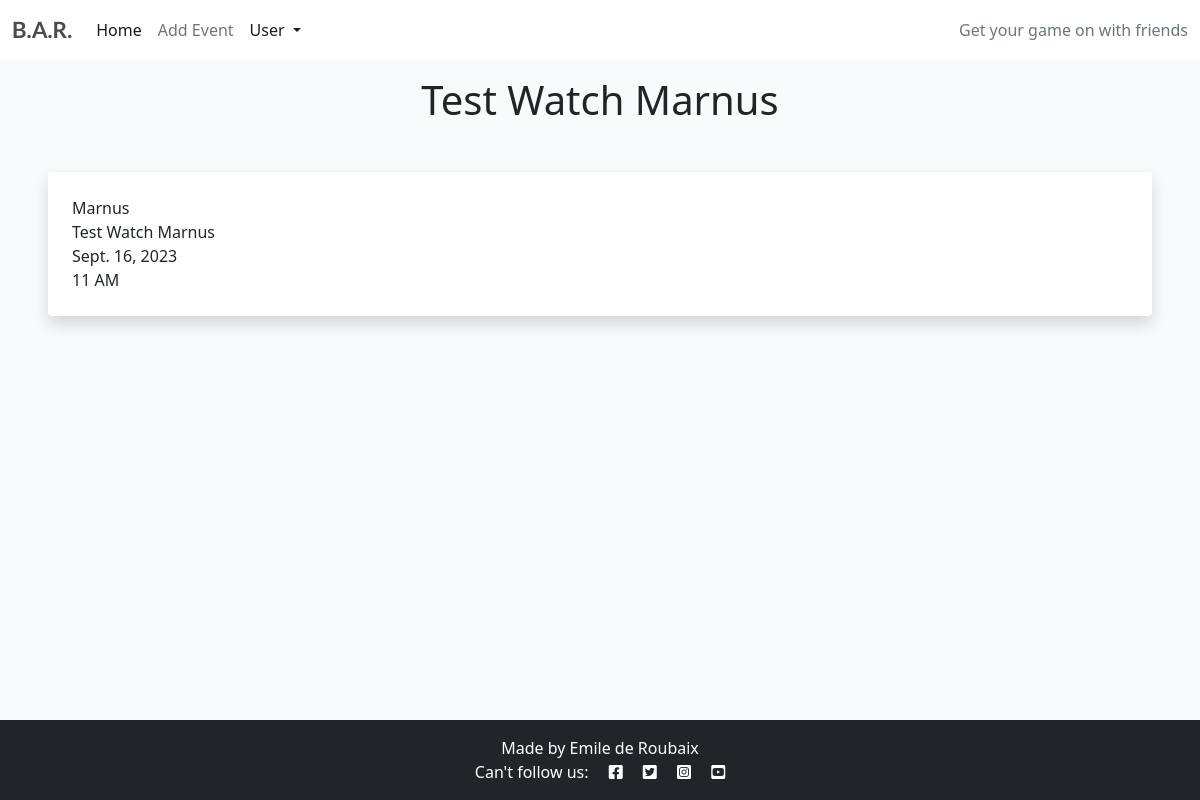
/booking-details/11 (signed in), run on the app's committed database.
### game_dates/models.py (models this page shows, shortened)
class Appointment(models.Model):
    user = models.ForeignKey(
        User, on_delete=models.CASCADE, null=True, blank=True)
    type = models.CharField(
        max_length=50, choices=SERVICE_CHOICES, default="Online gaming")
    day = models.DateField(default=datetime.now)
    time = models.CharField(
        max_length=24, choices=TIME_CHOICES)
    updated_on = models.DateTimeField(auto_now=True)
    description = models.CharField(
        max_length=50, null=True)
    content = models.TextField()
    created_on = models.DateTimeField(auto_now_add=True)
    approved = models.BooleanField(default=True)
    class Meta:
        ordering = ["-created_on"]

### game_dates/views.py (the view)
# urls.py: path('booking-details/<booking_id>', views.bookingDetails, name='bookingDetails'),
def bookingDetails(request, booking_id):
    booking = Appointment.objects.get(pk=booking_id)
    return render(request, 'bookingDetails.html', {'booking': booking})

### game_dates/templates/bookingDetails.html
{% extends "base.html" %}
{% block content %}
{% if user.is_authenticated %}
<h1 class="text-center  mt-3">{{ booking.description }}</h1>
<div class="shadow p-4 mb-5 bg-body bg-body rounded text-black  m-5 ">
    {{ booking.user }}<br/>
    {{ booking.description }}<br/>
    {{ booking.day }}<br/>
    {{ booking.time }}<br/>
</div>
{% else %}
<div class="shadow p-4 mb-5 bg-body bg-body rounded text-black  m-5 ">
    <h1 class="p-2  me-3">You Are Not Signed in!</h1>
    <a href="{% url 'register' %}" class="btn btn-primary shadow text-center">Sign in</a>
</div>
{% endif %}
{% endblock %}

### static/css/style.css (style rules this page uses)
body { background-color: #F9FAFC; }
.main-bg { background-color: #F9FAFC; }

### data on the page
Appointment: description "Test Watch Marnus", user "Marnus", day "Sept. 16, 2023", time "11 AM"
